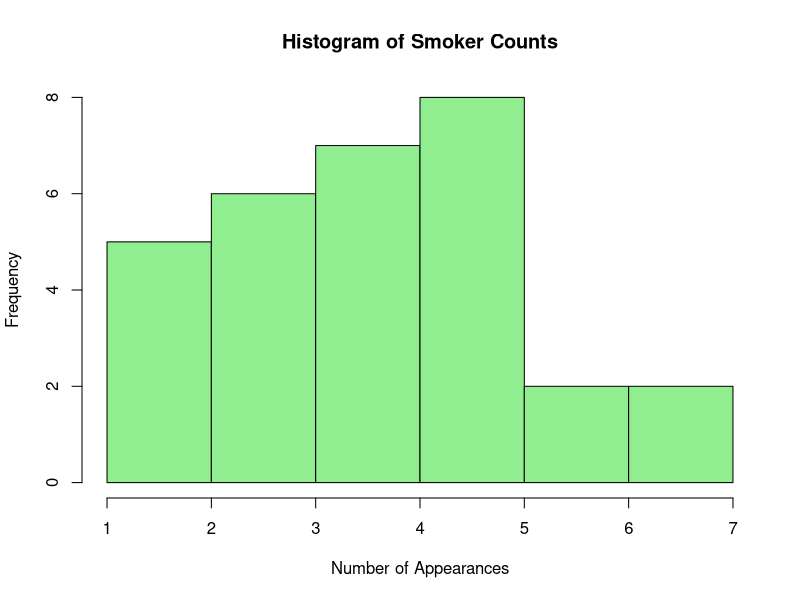

Reproduce this figure in R.
pdf("hw5.pdf")

# 1
# Population size
total_population <- 60 # 20 women + 40 men

# Number of women in the population
num_women <- 20

# Create a function to generate a simple random sample and count women
generate_sample <- function(sample_size) {
    sample <- sample(c(rep("woman", num_women), rep("man", total_population - num_women)), size = sample_size)
    num_women_in_sample <- sum(sample == "woman")
    return(num_women_in_sample)
}

# Number of samples to generate
num_samples <- 10

# Sample size for each sample
sample_size <- 24

# Initialize a vector to store the number of women in each sample
women_in_samples <- numeric(num_samples)

# Generate samples and count women
for (i in 1:num_samples) {
    women_in_samples[i] <- generate_sample(sample_size)
}

# Calculate mean
mean_women_in_samples <- mean(women_in_samples)

# Calculate standard deviation
sd_women_in_samples <- sd(women_in_samples)

# Expected number of women in a sample of size 24
expected_mean <- num_women * (sample_size / total_population)

# Print results
cat("Mean number of women in samples:", mean_women_in_samples, "\n")
cat("Standard deviation of women in samples:", sd_women_in_samples, "\n")
cat("Expected mean based on population proportions:", expected_mean, "\n")

# Print the number of women in each sample
cat("Number of women in each of the 10 samples:\n")
print(women_in_samples)

# 3.1
# Set the seed for reproducibility
set.seed(123)

# Define the number of smokers and non-smokers to select
num_smokers_to_select <- 10
num_nonsmokers_to_select <- 10

# Create a vector of labels for smokers and nonsmokers
smokers <- paste("Smoker", 1:30)
nonsmokers <- paste("NonSmoker", 1:70)

# Perform stratified random sampling
selected_smokers <- sample(smokers, num_smokers_to_select)
selected_nonsmokers <- sample(nonsmokers, num_nonsmokers_to_select)

# Combine the selected subjects
selected_subjects <- c(selected_smokers, selected_nonsmokers)

# Extract the numeric part from the labels
numeric_part <- as.integer(gsub("\\D", "", selected_subjects))

# Sort based on the numeric part
selected_subjects <- selected_subjects[order(numeric_part)]

# Print the sorted selected subjects
print(selected_subjects)

# 3.2
# Set the random seed for reproducibility
set.seed(123)

# Create a vector of 30 smokers (assuming unique identifiers for each smoker)
population <- 1:30

# Number of samples to draw
num_samples <- 12

# Sample size for each draw
sample_size <- 10

# Initialize a matrix to record the samples
sample_matrix <- matrix(0, nrow = num_samples, ncol = sample_size)

# Loop through each sample
for (i in 1:num_samples) {
    # Randomly sample 10 smokers without replacement
    sample_matrix[i, ] <- sample(population, size = sample_size)
}

# Count how many times each smoker appears in the samples
smoker_counts <- table(sample_matrix)

# Print the results
print(smoker_counts)

# 3.3
mean(smoker_counts)
sd(smoker_counts)

# 3.4
# Convert the table to a numeric vector
smoker_counts_vector <- as.numeric(smoker_counts)

# Plot a histogram
hist(smoker_counts_vector, main = "Histogram of Smoker Counts", xlab = "Number of Appearances", ylab = "Frequency", col = "lightgreen")

dev.off()
